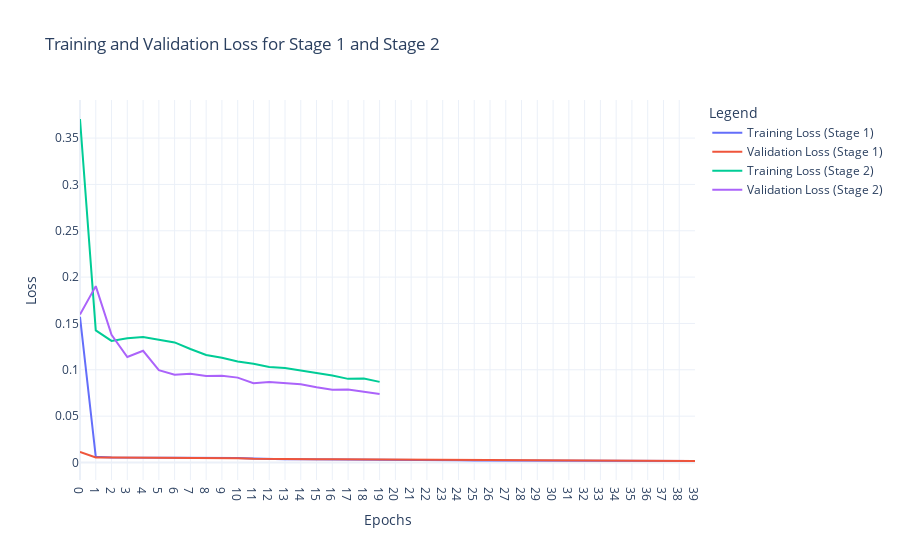

Notebook code cell kept with this figure:
### Markdown cell above
Plot training and validation loss using Plotly

### Code cell
import plotly.graph_objects as go

# 假设 Stage 1 和 Stage 2 的损失数据如下：
# Stage 1 的训练和验证损失
train_losses_stage_1 = train_losses[:epochs_stage_1]  # 从已有数据中获取
val_losses_stage_1 = val_losses[:epochs_stage_1]

# Stage 2 的训练和验证损失
train_losses_stage_2 = train_losses[epochs_stage_1:]  # 从已有数据中获取
val_losses_stage_2 = val_losses[epochs_stage_1:]

# 使用 Plotly 绘制损失曲线
fig = go.Figure()

# 添加 Stage 1 的训练损失
fig.add_trace(
    go.Scatter(
        y=train_losses_stage_1,
        mode='lines',
        name='Training Loss (Stage 1)'
    )
)

# 添加 Stage 1 的验证损失
fig.add_trace(
    go.Scatter(
        y=val_losses_stage_1,
        mode='lines',
        name='Validation Loss (Stage 1)'
    )
)

# 添加 Stage 2 的训练损失
fig.add_trace(
    go.Scatter(
        y=train_losses_stage_2,
        mode='lines',
        name='Training Loss (Stage 2)'
    )
)

# 添加 Stage 2 的验证损失
fig.add_trace(
    go.Scatter(
        y=val_losses_stage_2,
        mode='lines',
        name='Validation Loss (Stage 2)'
    )
)

# 更新图表布局
fig.update_layout(
    title='Training and Validation Loss for Stage 1 and Stage 2',
    xaxis_title='Epochs',
    yaxis_title='Loss',
    template='plotly_white',
    legend=dict(title="Legend"),
    xaxis=dict(tickmode='linear')  # 确保 x 轴刻度按线性显示
)

# 显示图表
fig.show()

### Figure 1 — Plotly figure (JSON) as saved in the notebook; plotly's stock layout.template omitted (floating-point values rounded to 4 significant figures)
{"data": [{"mode": "lines", "name": "Training Loss (Stage 1)", "type": "scatter", "y": [0.1572, 0.006159, 0.005229, 0.005209, 0.005198, 0.005187, 0.00517, 0.00514, 0.005084, 0.004967, 0.004729, 0.00418, 0.00366, 0.003523, 0.003467, 0.003428, 0.003388, 0.003336, 0.003229, 0.003098, 0.002959, 0.002858, 0.00275, 0.002542, 0.002344, 0.002199, 0.0021, 0.002026, 0.001964, 0.001912, 0.001863, 0.001817, 0.001777, 0.001741, 0.001709, 0.001678, 0.00165, 0.001625, 0.001603, 0.001585]}, {"mode": "lines", "name": "Validation Loss (Stage 1)", "type": "scatter", "y": [0.01146, 0.005467, 0.005431, 0.005418, 0.005406, 0.00539, 0.005368, 0.005326, 0.005237, 0.005055, 0.004682, 0.00392, 0.003632, 0.00358, 0.00352, 0.003481, 0.003438, 0.003349, 0.00321, 0.003061, 0.002948, 0.002841, 0.002685, 0.002454, 0.002276, 0.002185, 0.002117, 0.002056, 0.002003, 0.001956, 0.001917, 0.001878, 0.001844, 0.001814, 0.001785, 0.001758, 0.001734, 0.001712, 0.001694, 0.001677]}, {"mode": "lines", "name": "Training Loss (Stage 2)", "type": "scatter", "y": [0.3706, 0.1425, 0.1311, 0.134, 0.1353, 0.1326, 0.1295, 0.1224, 0.116, 0.1129, 0.1089, 0.1065, 0.1029, 0.1018, 0.09917, 0.09609, 0.09378, 0.09019, 0.09059, 0.08697]}, {"mode": "lines", "name": "Validation Loss (Stage 2)", "type": "scatter", "y": [0.1597, 0.1903, 0.1377, 0.1138, 0.1205, 0.09958, 0.09477, 0.09584, 0.0932, 0.0935, 0.09153, 0.08557, 0.08686, 0.08532, 0.08435, 0.08105, 0.07836, 0.07865, 0.07602, 0.07399]}], "layout": {"legend": {"title": {"text": "Legend"}}, "title": {"text": "Training and Validation Loss for Stage 1 and Stage 2"}, "xaxis": {"tickmode": "linear", "title": {"text": "Epochs"}}, "yaxis": {"title": {"text": "Loss"}}}}
